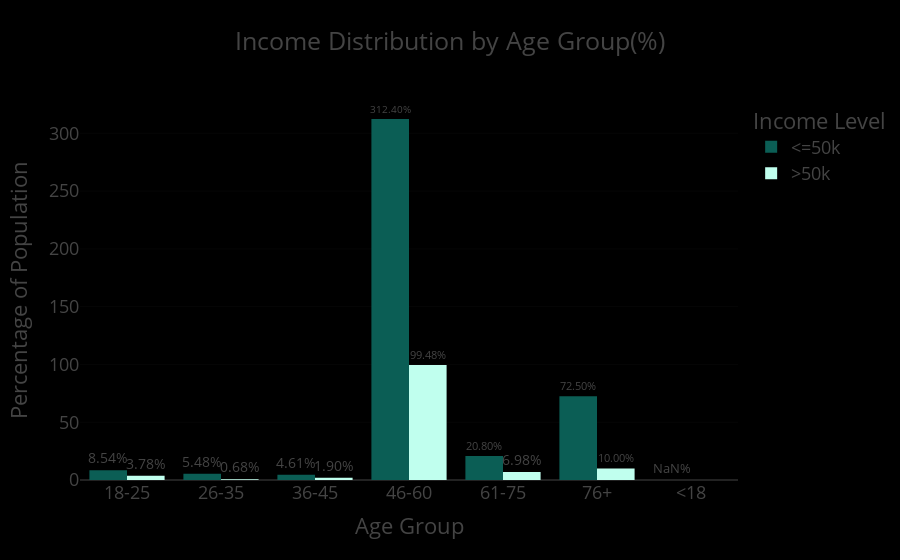
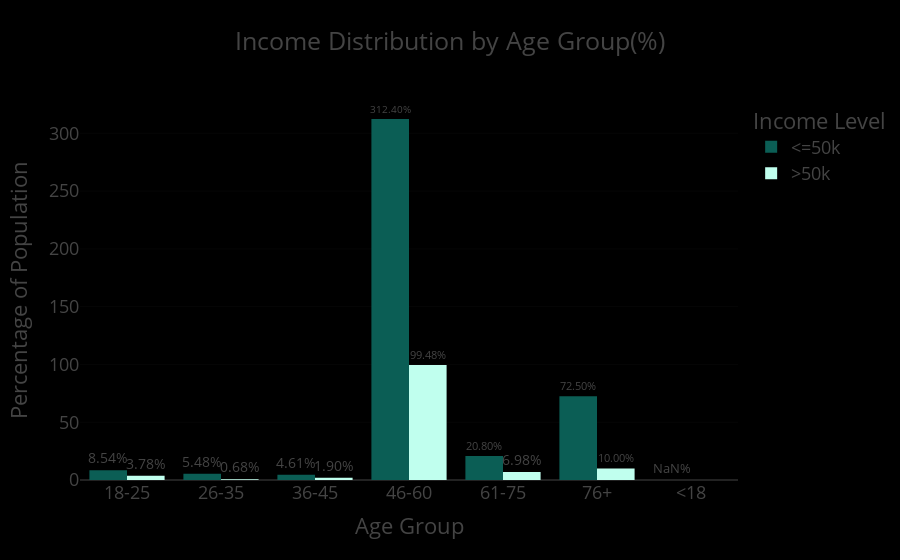
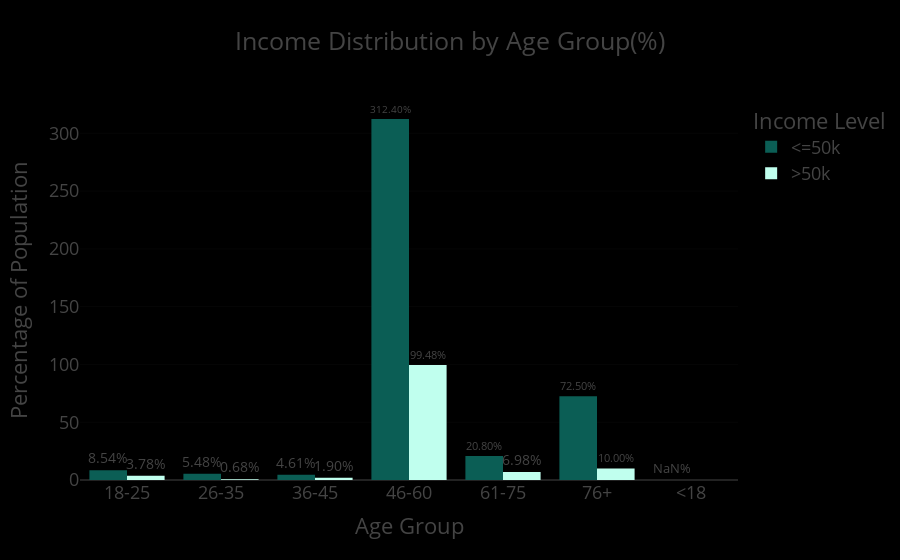
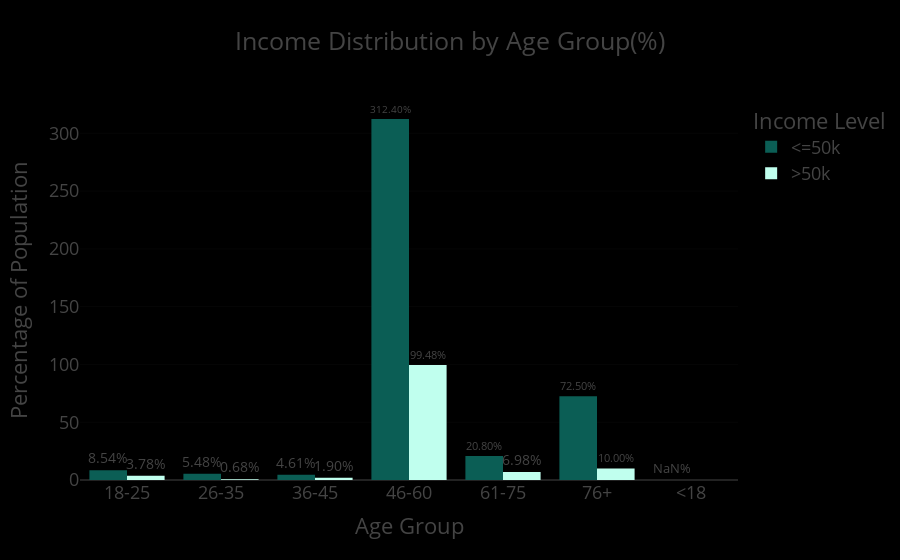

Write notebook code for charts like these, in order.
### Code cell
themes = ['plotly', 'plotly_white', 'plotly_dark', 'ggplot2', 'seaborn', 'simple_white', 'presentation', 'xgridoff', 'gridon', 'none']
for theme in themes:
    fig.update_layout(template='presentation', legend_title=dict(text='Income Level'), xaxis_title='Age Group', yaxis_title='Percentage of Population', paper_bgcolor='rgb(0, 0, 0)', plot_bgcolor='rgb(0, 0, 0)')
    fig.show()

fig.write_image(os.path.join(results_dir, 'income_distribution_by_agegroupbar.jpg'))
fig.write_image(os.path.join(results_dir, 'income_distribution_by_agegroupbar.png'))
fig.write_html(os.path.join(results_dir, 'income_distribution_by_agegroupbar.html'))

### Figure 1 — Plotly figure (JSON) as saved in the notebook; plotly's stock layout.template omitted (floating-point values rounded to 4 significant figures)
{"data": [{"alignmentgroup": "True", "hovertemplate": "income=<=50k<br>age_group=%{x}<br>percentage=%{text}<extra></extra>", "legendgroup": "<=50k", "marker": {"color": "#0b5e55", "pattern": {"shape": ""}}, "name": "<=50k", "offsetgroup": "<=50k", "orientation": "v", "showlegend": true, "text": [8.537, 5.482, 4.612, 312.4, 20.8, 72.5, NaN], "textposition": "outside", "texttemplate": "%{text:.2f}%", "type": "bar", "x": ["18-25", "26-35", "36-45", "46-60", "61-75", "76+", "<18"], "xaxis": "x", "y": [8.537, 5.482, 4.612, 312.4, 20.8, 72.5, NaN], "yaxis": "y"}, {"alignmentgroup": "True", "hovertemplate": "income=>50k<br>age_group=%{x}<br>percentage=%{text}<extra></extra>", "legendgroup": ">50k", "marker": {"color": "#c0ffee", "pattern": {"shape": ""}}, "name": ">50k", "offsetgroup": ">50k", "orientation": "v", "showlegend": true, "text": [3.782, 0.6823, 1.9, 99.48, 6.982, 10.0], "textposition": "outside", "texttemplate": "%{text:.2f}%", "type": "bar", "x": ["18-25", "26-35", "36-45", "46-60", "61-75", "76+"], "xaxis": "x", "y": [3.782, 0.6823, 1.9, 99.48, 6.982, 10.0], "yaxis": "y"}], "layout": {"autosize": true, "barmode": "group", "legend": {"title": {"text": "Income Level"}, "tracegroupgap": 0}, "paper_bgcolor": "rgb(0, 0, 0)", "plot_bgcolor": "rgb(0, 0, 0)", "title": {"text": "Income Distribution by Age Group(%)"}, "xaxis": {"anchor": "y", "autorange": true, "domain": [0, 1], "range": [-0.5, 6.5], "title": {"text": "Age Group"}, "type": "category"}, "yaxis": {"anchor": "x", "autorange": true, "domain": [0, 1], "range": [0, 328.8], "title": {"text": "Percentage of Population"}, "type": "linear"}}}

### Figure 2 — Plotly figure (JSON) as saved in the notebook; plotly's stock layout.template omitted (floating-point values rounded to 4 significant figures)
{"data": [{"alignmentgroup": "True", "hovertemplate": "income=<=50k<br>age_group=%{x}<br>percentage=%{text}<extra></extra>", "legendgroup": "<=50k", "marker": {"color": "#0b5e55", "pattern": {"shape": ""}}, "name": "<=50k", "offsetgroup": "<=50k", "orientation": "v", "showlegend": true, "text": [8.537, 5.482, 4.612, 312.4, 20.8, 72.5, NaN], "textposition": "outside", "texttemplate": "%{text:.2f}%", "type": "bar", "x": ["18-25", "26-35", "36-45", "46-60", "61-75", "76+", "<18"], "xaxis": "x", "y": [8.537, 5.482, 4.612, 312.4, 20.8, 72.5, NaN], "yaxis": "y"}, {"alignmentgroup": "True", "hovertemplate": "income=>50k<br>age_group=%{x}<br>percentage=%{text}<extra></extra>", "legendgroup": ">50k", "marker": {"color": "#c0ffee", "pattern": {"shape": ""}}, "name": ">50k", "offsetgroup": ">50k", "orientation": "v", "showlegend": true, "text": [3.782, 0.6823, 1.9, 99.48, 6.982, 10.0], "textposition": "outside", "texttemplate": "%{text:.2f}%", "type": "bar", "x": ["18-25", "26-35", "36-45", "46-60", "61-75", "76+"], "xaxis": "x", "y": [3.782, 0.6823, 1.9, 99.48, 6.982, 10.0], "yaxis": "y"}], "layout": {"autosize": true, "barmode": "group", "legend": {"title": {"text": "Income Level"}, "tracegroupgap": 0}, "paper_bgcolor": "rgb(0, 0, 0)", "plot_bgcolor": "rgb(0, 0, 0)", "title": {"text": "Income Distribution by Age Group(%)"}, "xaxis": {"anchor": "y", "autorange": true, "domain": [0, 1], "range": [-0.5, 6.5], "title": {"text": "Age Group"}, "type": "category"}, "yaxis": {"anchor": "x", "autorange": true, "domain": [0, 1], "range": [0, 328.8], "title": {"text": "Percentage of Population"}, "type": "linear"}}}

### Figure 3 — Plotly figure (JSON) as saved in the notebook; plotly's stock layout.template omitted (floating-point values rounded to 4 significant figures)
{"data": [{"alignmentgroup": "True", "hovertemplate": "income=<=50k<br>age_group=%{x}<br>percentage=%{text}<extra></extra>", "legendgroup": "<=50k", "marker": {"color": "#0b5e55", "pattern": {"shape": ""}}, "name": "<=50k", "offsetgroup": "<=50k", "orientation": "v", "showlegend": true, "text": [8.537, 5.482, 4.612, 312.4, 20.8, 72.5, NaN], "textposition": "outside", "texttemplate": "%{text:.2f}%", "type": "bar", "x": ["18-25", "26-35", "36-45", "46-60", "61-75", "76+", "<18"], "xaxis": "x", "y": [8.537, 5.482, 4.612, 312.4, 20.8, 72.5, NaN], "yaxis": "y"}, {"alignmentgroup": "True", "hovertemplate": "income=>50k<br>age_group=%{x}<br>percentage=%{text}<extra></extra>", "legendgroup": ">50k", "marker": {"color": "#c0ffee", "pattern": {"shape": ""}}, "name": ">50k", "offsetgroup": ">50k", "orientation": "v", "showlegend": true, "text": [3.782, 0.6823, 1.9, 99.48, 6.982, 10.0], "textposition": "outside", "texttemplate": "%{text:.2f}%", "type": "bar", "x": ["18-25", "26-35", "36-45", "46-60", "61-75", "76+"], "xaxis": "x", "y": [3.782, 0.6823, 1.9, 99.48, 6.982, 10.0], "yaxis": "y"}], "layout": {"autosize": true, "barmode": "group", "legend": {"title": {"text": "Income Level"}, "tracegroupgap": 0}, "paper_bgcolor": "rgb(0, 0, 0)", "plot_bgcolor": "rgb(0, 0, 0)", "title": {"text": "Income Distribution by Age Group(%)"}, "xaxis": {"anchor": "y", "autorange": true, "domain": [0, 1], "range": [-0.5, 6.5], "title": {"text": "Age Group"}, "type": "category"}, "yaxis": {"anchor": "x", "autorange": true, "domain": [0, 1], "range": [0, 328.8], "title": {"text": "Percentage of Population"}, "type": "linear"}}}

### Figure 4 — Plotly figure (JSON) as saved in the notebook; plotly's stock layout.template omitted (floating-point values rounded to 4 significant figures)
{"data": [{"alignmentgroup": "True", "hovertemplate": "income=<=50k<br>age_group=%{x}<br>percentage=%{text}<extra></extra>", "legendgroup": "<=50k", "marker": {"color": "#0b5e55", "pattern": {"shape": ""}}, "name": "<=50k", "offsetgroup": "<=50k", "orientation": "v", "showlegend": true, "text": [8.537, 5.482, 4.612, 312.4, 20.8, 72.5, NaN], "textposition": "outside", "texttemplate": "%{text:.2f}%", "type": "bar", "x": ["18-25", "26-35", "36-45", "46-60", "61-75", "76+", "<18"], "xaxis": "x", "y": [8.537, 5.482, 4.612, 312.4, 20.8, 72.5, NaN], "yaxis": "y"}, {"alignmentgroup": "True", "hovertemplate": "income=>50k<br>age_group=%{x}<br>percentage=%{text}<extra></extra>", "legendgroup": ">50k", "marker": {"color": "#c0ffee", "pattern": {"shape": ""}}, "name": ">50k", "offsetgroup": ">50k", "orientation": "v", "showlegend": true, "text": [3.782, 0.6823, 1.9, 99.48, 6.982, 10.0], "textposition": "outside", "texttemplate": "%{text:.2f}%", "type": "bar", "x": ["18-25", "26-35", "36-45", "46-60", "61-75", "76+"], "xaxis": "x", "y": [3.782, 0.6823, 1.9, 99.48, 6.982, 10.0], "yaxis": "y"}], "layout": {"autosize": true, "barmode": "group", "legend": {"title": {"text": "Income Level"}, "tracegroupgap": 0}, "paper_bgcolor": "rgb(0, 0, 0)", "plot_bgcolor": "rgb(0, 0, 0)", "title": {"text": "Income Distribution by Age Group(%)"}, "xaxis": {"anchor": "y", "autorange": true, "domain": [0, 1], "range": [-0.5, 6.5], "title": {"text": "Age Group"}, "type": "category"}, "yaxis": {"anchor": "x", "autorange": true, "domain": [0, 1], "range": [0, 328.8], "title": {"text": "Percentage of Population"}, "type": "linear"}}}
